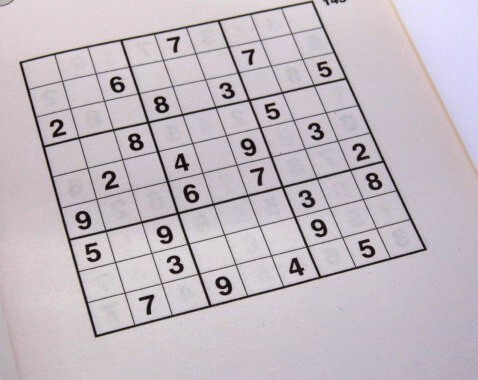
#> input picture robospark-2021-prog-ansh-gaikwad/Task 16/thresholding.jpeg, 478 x 380 px, found by its file name
$ python thresholding_1.py
#> lines starting #> are read from the running program, lines starting #| are printed output that depends on the picture; after the words box and inside, x2 and y2 are one past the last pixel; in counts of white or black regions, pixels touching at a corner belong together
# Import the CV2 library
import cv2


# Reading and resizing the image
image=cv2.imread(r"D:\TRF_2021\TRF codes\IP\thresholding.jpeg",cv2.IMREAD_GRAYSCALE)
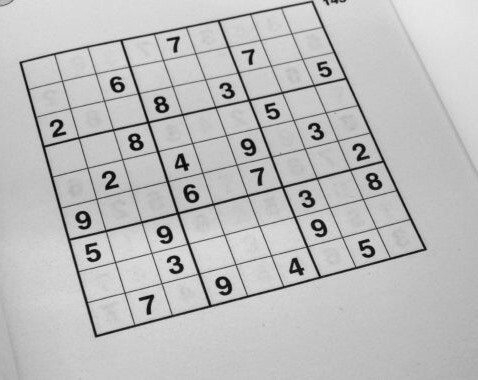
#> image: shape (380, 478); min 0, max 232, mean 188.9
image=cv2.resize(image,(500,500))
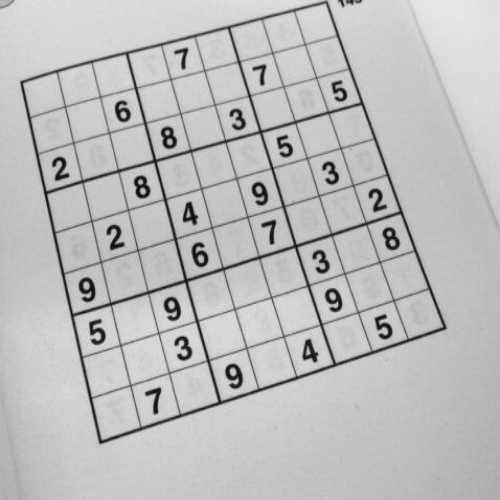
#> image: shape (500, 500); min 6, max 231, mean 188.8

cv2.imwrite("D:\TRF_2021\TRF codes\IP\Task\Task1\Thresholding\Images\image.png",image)

# Simple thresholding
ret,simple_thresh= cv2.threshold(image,150,255,cv2.THRESH_BINARY)
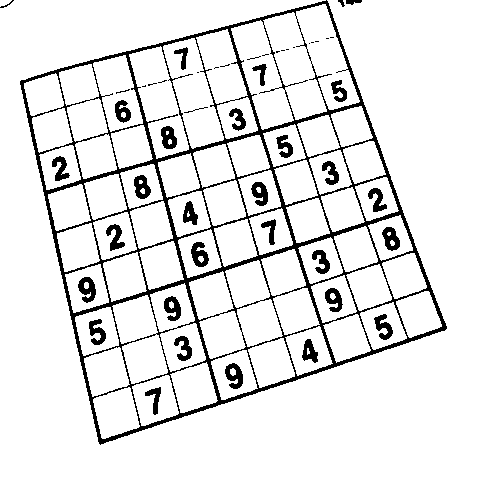
#> simple_thresh: shape (500, 500); 91% white; 50 black regions (18 under 20 px), largest, box (x1, y1, x2, y2) and area: (20, 0, 447, 445) 15972, (78, 277, 96, 303) 285, (225, 363, 243, 389) 283
ret,simple_thresh_inv= cv2.threshold(image,150,255,cv2.THRESH_BINARY_INV)
cv2.imshow("Original grayscale",image)
cv2.imshow("simple_thresh",simple_thresh)
cv2.imshow("simple_thresh_inv",simple_thresh_inv)
cv2.imwrite("D:\TRF_2021\TRF codes\IP\Task\Task1\Thresholding\simple_thresh.png",image)
cv2.imwrite("D:\TRF_2021\TRF codes\IP\Task\Task1\Thresholding\simple_thresh_inv.png",image)
cv2.waitKey(0)
cv2.destroyAllWindows()
